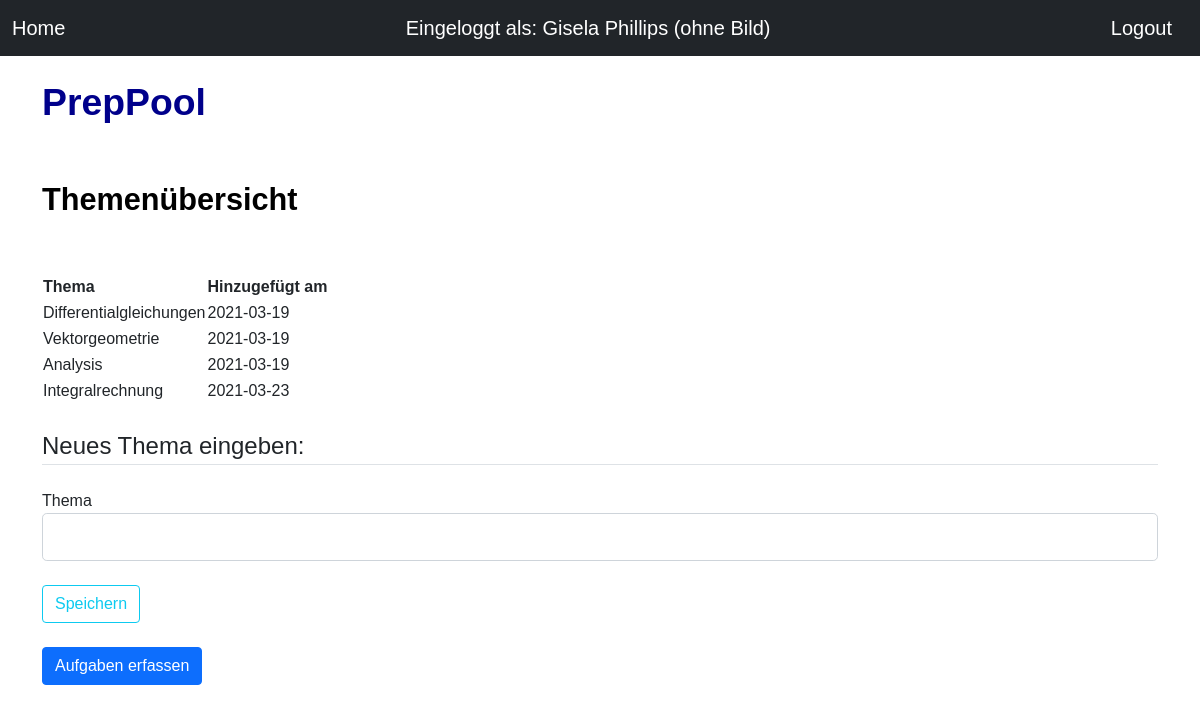
Page /topics/new_topic/ (signed in) on the committed database.
### app/users/models.py (models this page shows, shortened)
class User(db.Model, UserMixin):
    id = db.Column(db.Integer, primary_key=True)
    username=db.Column(db.String(20), unique=True, nullable=False)
    email=db.Column(db.String(120), unique=True, nullable=False)
    image_file=db.Column(db.String(20), nullable=False, default='default.jpg')
    password=db.Column(db.String(60), nullable=False)
    posts=db.relationship('Post', backref='autor', lazy=True)
    topics=db.relationship('Topic', backref='autor', lazy=True)
    sheets=db.relationship('Sheet', backref='autor', lazy=True)

### app/topics/models.py (models this page shows, shortened)
class Topic(db.Model):
    id =db.Column(db.Integer, primary_key=True)
    content = db.Column(db.String(200), nullable = False)
    date_created = db.Column(db.DateTime, default=datetime.utcnow)
    user_id = db.Column(db.Integer, db.ForeignKey('user.id'), nullable=False)

### app/topics/views.py (the view)
@topicmod.route('/new_topic/', methods=[ 'GET','POST'])
@login_required
def new_topic():
    form =TopicForm()
    if form.validate_on_submit():
        my_new_topic= Topic(content=form.topic.data, autor=current_user)
        db.session.add(my_new_topic)
        db.session.commit()
        flash('Thema wurde hinzugefügt', 'success')
        return redirect(url_for('topics.new_topic'))
    else:
        topics = Topic.query.filter_by(user_id=current_user.id).all()
        return render_template("topics/new_topic.html", topics=topics,form=form)

### app/topics/forms.py
class TopicForm(FlaskForm):
    topic=StringField('Thema', validators=[DataRequired()])
    submit=SubmitField('Speichern')

### app/users/models.py (called while the page is built)
@login_manager.user_loader
def load_user(user_id):
    return User.query.get(int(user_id))

### app/templates/topics/new_topic.html (shortened to what this page needs)
{% extends 'base.html' %}
{%block head  %}
<link rel="stylesheet" href="{{ url_for('static', filename='css/style.css') }}">
{% endblock%}
{%block body  %}
<br>
<h1>PrepPool</h1>
    <br>
<br>
<div class="content">
    <h2 style="text-align: left"> Themenübersicht</h2>
    <br>
    <br>
    <table id = "tables">
        <tr>
            <th>Thema</th>
            <th>Hinzugefügt am</th>
        </tr>
        {% for topic in topics %}
        <tr>
            <td>{{topic.content}}</td>
            <td>{{topic.date_created.date()}}</td>
        </tr>
        {% endfor %}
    </table>
 <div class="content-section">
    <form method="POST" action="">
        <br>
        <fieldset class="form-group">
            <legend class="border-bottom mb-4"> Neues Thema eingeben: </legend>
            <div class="form-group">
            {{ form.topic.label(class="form-control-label") }}
            {%if form.topic.errors%}
                {{ form.topic(class="form-control form-control-lg is-invalid") }}
            <div class="invalid-feedback">
                {%for error in form.topic.errors%}
                <span> {{error}} </span>
                  {%endfor%}
                </div>
              {%else%}
              {{form.topic (class="form-control form-control-lg") }}
              {%endif%}
            </div>
        </fieldset>
        <br>
        <div class="form-group">
        {{form.submit(class="btn btn-outline-info") }}
        </div>
        <br>
    </form>
</div>
<a class="btn btn-primary" href="/posts/new_post" role="button">Aufgaben erfassen
</a>
<br>
{% endblock%}

### app/templates/base.html (shortened to what this page needs)
<!DOCTYPE html>
<html>
<head>
    <link rel='stylesheet' type='text/css' media='screen' href='style.css'>
    <link href="https://cdn.jsdelivr.net/npm/bootstrap@5.0.0-beta1/dist/css/bootstrap.min.css" rel="stylesheet"
>
    <link rel="stylesheet" href="static/css/style.css">
    {%block head %} {% endblock%}
</head>
<body>
    <nav class="navbar navbar-dark bg-dark" aria-label="First navbar example">
        <div class="container-fluid">
            {% if current_user.is_authenticated %}
            <a class="navbar-brand" href="{{ url_for('home2') }}">Home </a>
            <a class="navbar-brand" href="{{ url_for('users.users') }}">Eingeloggt als: {{current_user.username}}</a>
            <a class="navbar-brand" href="/users/logout">Logout</a>
            {%else%}
            <a class="navbar-brand" href="{{ url_for('home') }}">Home</a>
            <a class="navbar-brand" href="/users/register">Registrieren Sie sich</a>
            <a class="navbar-brand" href="/users/login" tabindex="-1" aria-disabled="true">Log In</a>
            {%endif%}
        </div>
    </nav>
  <div class="container">
  {% block body %}
  {% endblock %}
</body>
</html>

### app/static/css/style.css (style rules this page uses)
body { font-family: Arial, Helvetica, sans-serif; }
h1 { color: darkblue; font-size: 28pt; font-weight:bold; }
h2 { color: black; font-size: 23pt; font-weight:bold; }

### rows in the picture
User: username "Gisela Phillips (ohne Bild)"
Topic: content "Differentialgleichungen", date_created "2021-03-19"
Topic: content "Vektorgeometrie", date_created "2021-03-19"
Topic: content "Analysis", date_created "2021-03-19"
Topic: content "Integralrechnung", date_created "2021-03-23"
